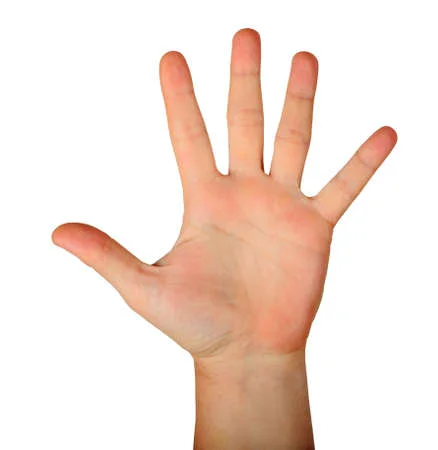
#> input picture Python/IA-ML-DL/detect_palm_lines/palm.jpg, 438 x 450 px
$ python detect_palm.py
#> lines starting #> are read from the running program, lines starting #| are printed output that depends on the picture; after the words box and inside, x2 and y2 are one past the last pixel; in counts of white or black regions, pixels touching at a corner belong together
#   Install OpenCV cv2 --> pip install opencv-python
import cv2

image = cv2.imread("palm.jpg")
#> image is the input picture: shape (450, 438, 3); mean B, G, R 215.2, 225.1, 243.6

cv2.imshow("palm", image)
cv2.waitKey(0)

gray = cv2.cvtColor(image, cv2.COLOR_BGR2GRAY)#   Paint Palm
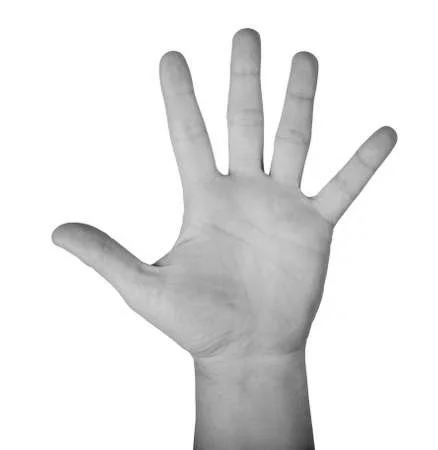
#> gray: shape (450, 438); min 44, max 255, mean 229.5
edges = cv2.Canny(gray, 40, 55, apertureSize=3)
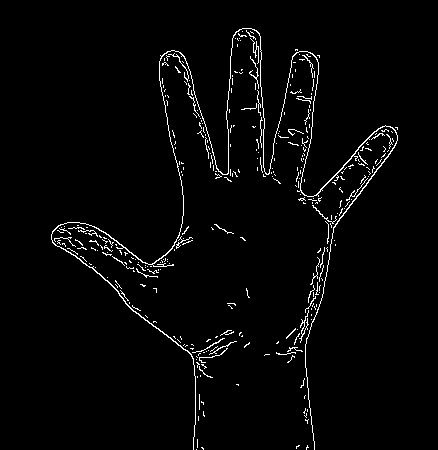
#> edges: shape (450, 438); 2.5% white in thin lines or dots, all inside (x1, y1, x2, y2) = (51, 28, 398, 450)

cv2.imshow("Edges in Palm", edges)  #   Bordes en la palma
cv2.waitKey(0)

edges = cv2.bitwise_not(edges)

cv2.imwrite("palmlines.jpg", edges)
palmlines = cv2.imread("palmlines.jpg")
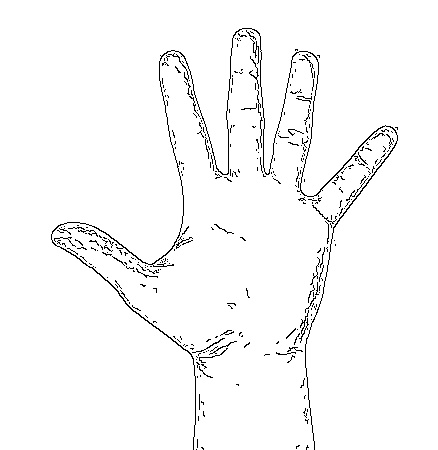
#> palmlines: shape (450, 438, 3); min 0, max 255, mean 248.5

img = cv2.addWeighted(palmlines, 0.3, image, 0.7, 0)
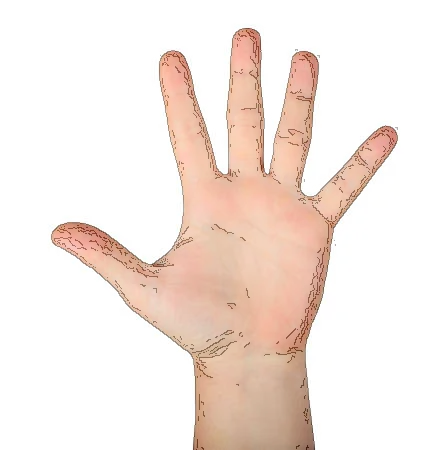
#> img: shape (450, 438, 3); mean B, G, R 225.2, 232.1, 245.1
